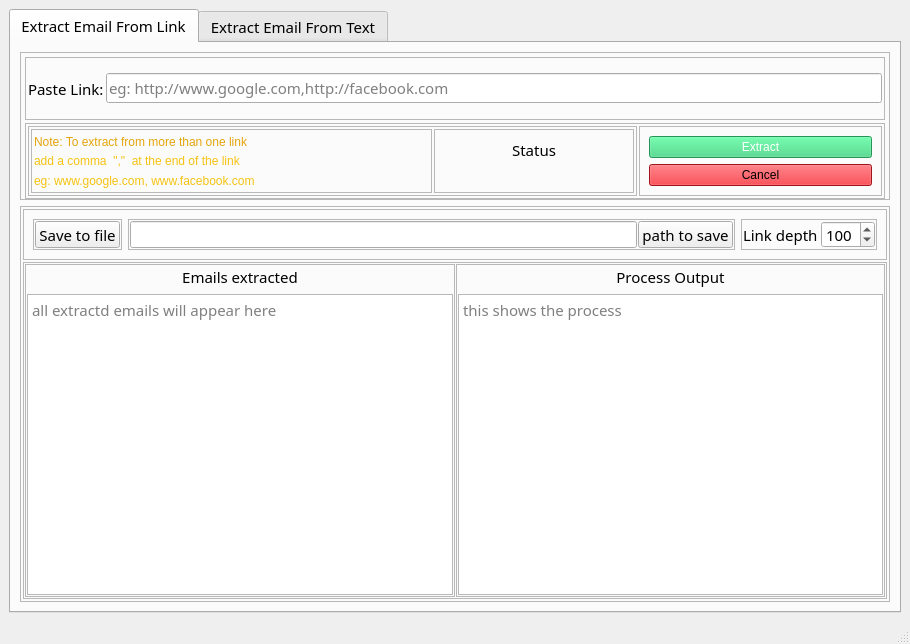
<?xml version="1.0" encoding="UTF-8"?>
<ui version="4.0">
 <class>mainWindow</class>
 <widget class="QMainWindow" name="mainWindow">
  <property name="geometry">
   <rect>
    <x>0</x>
    <y>0</y>
    <width>910</width>
    <height>644</height>
   </rect>
  </property>
  <property name="font">
   <font>
    <family>Roboto Mono Medium for Powerline</family>
   </font>
  </property>
  <property name="windowTitle">
   <string>Email Extractor</string>
  </property>
  <property name="windowIcon">
   <iconset>
    <normaloff>icons8-mail-100.png</normaloff>icons8-mail-100.png</iconset>
  </property>
  <widget class="QWidget" name="centralwidget">
   <layout class="QVBoxLayout" name="verticalLayout_3">
    <item>
     <widget class="QTabWidget" name="tabWidget">
      <property name="font">
       <font>
        <family>Roboto Mono Medium for Powerline</family>
        <pointsize>11</pointsize>
        <weight>7</weight>
        <italic>false</italic>
        <bold>false</bold>
       </font>
      </property>
      <property name="cursor">
       <cursorShape>PointingHandCursor</cursorShape>
      </property>
      <property name="styleSheet">
       <string notr="true">font: 57 11pt &quot;Roboto Mono Medium for Powerline&quot;;</string>
      </property>
      <property name="currentIndex">
       <number>0</number>
      </property>
      <property name="tabsClosable">
       <bool>false</bool>
      </property>
      <widget class="QWidget" name="email_tab">
       <attribute name="title">
        <string>Extract Email From Link</string>
       </attribute>
       <layout class="QVBoxLayout" name="verticalLayout">
        <item>
         <widget class="QFrame" name="frame">
          <property name="sizePolicy">
           <sizepolicy hsizetype="Preferred" vsizetype="Preferred">
            <horstretch>0</horstretch>
            <verstretch>15</verstretch>
           </sizepolicy>
          </property>
          <property name="frameShape">
           <enum>QFrame::StyledPanel</enum>
          </property>
          <property name="frameShadow">
           <enum>QFrame::Raised</enum>
          </property>
          <layout class="QVBoxLayout" name="verticalLayout_5">
           <property name="spacing">
            <number>3</number>
           </property>
           <property name="leftMargin">
            <number>4</number>
           </property>
           <property name="topMargin">
            <number>4</number>
           </property>
           <property name="rightMargin">
            <number>4</number>
           </property>
           <property name="bottomMargin">
            <number>0</number>
           </property>
           <item>
            <widget class="QFrame" name="frame_8">
             <property name="frameShape">
              <enum>QFrame::StyledPanel</enum>
             </property>
             <property name="frameShadow">
              <enum>QFrame::Raised</enum>
             </property>
             <layout class="QHBoxLayout" name="horizontalLayout">
              <property name="spacing">
               <number>2</number>
              </property>
              <property name="leftMargin">
               <number>2</number>
              </property>
              <property name="topMargin">
               <number>2</number>
              </property>
              <property name="rightMargin">
               <number>2</number>
              </property>
              <property name="bottomMargin">
               <number>2</number>
              </property>
              <item>
               <widget class="QLabel" name="label_2">
                <property name="text">
                 <string>Paste Link:</string>
                </property>
               </widget>
              </item>
              <item>
               <widget class="QLineEdit" name="link_input">
                <property name="maxLength">
                 <number>999999999</number>
                </property>
                <property name="placeholderText">
                 <string>eg: http://www.google.com,http://facebook.com</string>
                </property>
               </widget>
              </item>
             </layout>
            </widget>
           </item>
           <item>
            <widget class="QFrame" name="frame_9">
             <property name="frameShape">
              <enum>QFrame::StyledPanel</enum>
             </property>
             <property name="frameShadow">
              <enum>QFrame::Raised</enum>
             </property>
             <layout class="QHBoxLayout" name="horizontalLayout_3">
              <property name="spacing">
               <number>2</number>
              </property>
              <property name="leftMargin">
               <number>2</number>
              </property>
              <property name="topMargin">
               <number>2</number>
              </property>
              <property name="rightMargin">
               <number>2</number>
              </property>
              <property name="bottomMargin">
               <number>2</number>
              </property>
              <item>
               <widget class="QFrame" name="frame_10">
                <property name="sizePolicy">
                 <sizepolicy hsizetype="Expanding" vsizetype="Preferred">
                  <horstretch>50</horstretch>
                  <verstretch>0</verstretch>
                 </sizepolicy>
                </property>
                <property name="frameShape">
                 <enum>QFrame::StyledPanel</enum>
                </property>
                <property name="frameShadow">
                 <enum>QFrame::Raised</enum>
                </property>
                <layout class="QHBoxLayout" name="horizontalLayout_4">
                 <property name="spacing">
                  <number>2</number>
                 </property>
                 <property name="leftMargin">
                  <number>2</number>
                 </property>
                 <property name="topMargin">
                  <number>2</number>
                 </property>
                 <property name="rightMargin">
                  <number>2</number>
                 </property>
                 <property name="bottomMargin">
                  <number>2</number>
                 </property>
                 <item>
                  <widget class="QFrame" name="frame_12">
                   <property name="sizePolicy">
                    <sizepolicy hsizetype="Expanding" vsizetype="Preferred">
                     <horstretch>30</horstretch>
                     <verstretch>0</verstretch>
                    </sizepolicy>
                   </property>
                   <property name="frameShape">
                    <enum>QFrame::StyledPanel</enum>
                   </property>
                   <property name="frameShadow">
                    <enum>QFrame::Raised</enum>
                   </property>
                   <layout class="QVBoxLayout" name="verticalLayout_8">
                    <property name="spacing">
                     <number>1</number>
                    </property>
                    <property name="leftMargin">
                     <number>2</number>
                    </property>
                    <property name="topMargin">
                     <number>2</number>
                    </property>
                    <property name="rightMargin">
                     <number>2</number>
                    </property>
                    <property name="bottomMargin">
                     <number>2</number>
                    </property>
                    <item>
                     <widget class="QLabel" name="label_5">
                      <property name="styleSheet">
                       <string notr="true">
color: rgb(229, 165, 10);</string>
                      </property>
                      <property name="text">
                       <string>Note: To extract from more than one link</string>
                      </property>
                     </widget>
                    </item>
                    <item>
                     <widget class="QLabel" name="label_6">
                      <property name="styleSheet">
                       <string notr="true">color: rgb(245, 194, 17);</string>
                      </property>
                      <property name="text">
                       <string>add a comma  &quot;,&quot;  at the end of the link</string>
                      </property>
                     </widget>
                    </item>
                    <item>
                     <widget class="QLabel" name="label_7">
                      <property name="styleSheet">
                       <string notr="true">color: rgb(245, 194, 17);</string>
                      </property>
                      <property name="text">
                       <string>eg: www.google.com, www.facebook.com</string>
                      </property>
                     </widget>
                    </item>
                   </layout>
                  </widget>
                 </item>
                 <item>
                  <widget class="QFrame" name="frame_13">
                   <property name="sizePolicy">
                    <sizepolicy hsizetype="Preferred" vsizetype="Preferred">
                     <horstretch>15</horstretch>
                     <verstretch>0</verstretch>
                    </sizepolicy>
                   </property>
                   <property name="frameShape">
                    <enum>QFrame::StyledPanel</enum>
                   </property>
                   <property name="frameShadow">
                    <enum>QFrame::Raised</enum>
                   </property>
                   <layout class="QVBoxLayout" name="verticalLayout_7">
                    <item>
                     <widget class="QLabel" name="label_3">
                      <property name="styleSheet">
                       <string notr="true">font: 57 15pt &quot;Roboto Mono Medium for Powerline&quot;;</string>
                      </property>
                      <property name="text">
                       <string>Status</string>
                      </property>
                      <property name="alignment">
                       <set>Qt::AlignCenter</set>
                      </property>
                     </widget>
                    </item>
                    <item>
                     <widget class="QLabel" name="extracting">
                      <property name="styleSheet">
                       <string notr="true">font: 57 13pt &quot;Roboto Mono Medium for Powerline&quot;;
color: rgb(87, 227, 137);</string>
                      </property>
                      <property name="text">
                       <string/>
                      </property>
                      <property name="alignment">
                       <set>Qt::AlignCenter</set>
                      </property>
                     </widget>
                    </item>
                   </layout>
                  </widget>
                 </item>
                </layout>
               </widget>
              </item>
              <item>
               <widget class="QFrame" name="frame_11">
                <property name="sizePolicy">
                 <sizepolicy hsizetype="Expanding" vsizetype="Preferred">
                  <horstretch>20</horstretch>
                  <verstretch>0</verstretch>
                 </sizepolicy>
                </property>
                <property name="frameShape">
                 <enum>QFrame::StyledPanel</enum>
                </property>
                <property name="frameShadow">
                 <enum>QFrame::Raised</enum>
                </property>
                <layout class="QVBoxLayout" name="verticalLayout_6">
                 <item>
                  <widget class="QPushButton" name="link_extract_btn">
                   <property name="styleSheet">
                    <string notr="true">background-color: rgb(51, 209, 122);
color: rgb(255, 255, 255);</string>
                   </property>
                   <property name="text">
                    <string>Extract</string>
                   </property>
                   <property name="checkable">
                    <bool>true</bool>
                   </property>
                   <property name="checked">
                    <bool>false</bool>
                   </property>
                  </widget>
                 </item>
                 <item>
                  <widget class="QPushButton" name="link_cancel_btn">
                   <property name="styleSheet">
                    <string notr="true">background-color: rgb(224, 27, 36);</string>
                   </property>
                   <property name="text">
                    <string>Cancel</string>
                   </property>
                  </widget>
                 </item>
                </layout>
               </widget>
              </item>
             </layout>
            </widget>
           </item>
          </layout>
         </widget>
        </item>
        <item>
         <widget class="QFrame" name="frame_2">
          <property name="sizePolicy">
           <sizepolicy hsizetype="Preferred" vsizetype="Expanding">
            <horstretch>0</horstretch>
            <verstretch>40</verstretch>
           </sizepolicy>
          </property>
          <property name="minimumSize">
           <size>
            <width>0</width>
            <height>381</height>
           </size>
          </property>
          <property name="frameShape">
           <enum>QFrame::StyledPanel</enum>
          </property>
          <property name="frameShadow">
           <enum>QFrame::Raised</enum>
          </property>
          <layout class="QVBoxLayout" name="verticalLayout_9">
           <property name="spacing">
            <number>2</number>
           </property>
           <property name="leftMargin">
            <number>2</number>
           </property>
           <property name="topMargin">
            <number>2</number>
           </property>
           <property name="rightMargin">
            <number>2</number>
           </property>
           <property name="bottomMargin">
            <number>2</number>
           </property>
           <item>
            <widget class="QFrame" name="frame_14">
             <property name="sizePolicy">
              <sizepolicy hsizetype="Preferred" vsizetype="Expanding">
               <horstretch>0</horstretch>
               <verstretch>5</verstretch>
              </sizepolicy>
             </property>
             <property name="minimumSize">
              <size>
               <width>0</width>
               <height>45</height>
              </size>
             </property>
             <property name="frameShape">
              <enum>QFrame::StyledPanel</enum>
             </property>
             <property name="frameShadow">
              <enum>QFrame::Raised</enum>
             </property>
             <layout class="QHBoxLayout" name="horizontalLayout_6">
              <item>
               <widget class="QFrame" name="frame_18">
                <property name="frameShape">
                 <enum>QFrame::StyledPanel</enum>
                </property>
                <property name="frameShadow">
                 <enum>QFrame::Raised</enum>
                </property>
                <layout class="QVBoxLayout" name="verticalLayout_12">
                 <property name="spacing">
                  <number>1</number>
                 </property>
                 <property name="leftMargin">
                  <number>1</number>
                 </property>
                 <property name="topMargin">
                  <number>1</number>
                 </property>
                 <property name="rightMargin">
                  <number>1</number>
                 </property>
                 <property name="bottomMargin">
                  <number>1</number>
                 </property>
                 <item>
                  <widget class="QPushButton" name="save_to_file_btn">
                   <property name="text">
                    <string>Save to file</string>
                   </property>
                  </widget>
                 </item>
                </layout>
               </widget>
              </item>
              <item>
               <widget class="QFrame" name="frame_19">
                <property name="frameShape">
                 <enum>QFrame::StyledPanel</enum>
                </property>
                <property name="frameShadow">
                 <enum>QFrame::Raised</enum>
                </property>
                <layout class="QHBoxLayout" name="horizontalLayout_8">
                 <property name="spacing">
                  <number>1</number>
                 </property>
                 <property name="leftMargin">
                  <number>1</number>
                 </property>
                 <property name="topMargin">
                  <number>1</number>
                 </property>
                 <property name="rightMargin">
                  <number>1</number>
                 </property>
                 <property name="bottomMargin">
                  <number>1</number>
                 </property>
                 <item>
                  <widget class="QLineEdit" name="lineEdit">
                   <property name="readOnly">
                    <bool>true</bool>
                   </property>
                  </widget>
                 </item>
                 <item>
                  <widget class="QPushButton" name="path_to_save_btn">
                   <property name="text">
                    <string>path to save</string>
                   </property>
                  </widget>
                 </item>
                </layout>
               </widget>
              </item>
              <item>
               <widget class="QFrame" name="frame_20">
                <property name="frameShape">
                 <enum>QFrame::StyledPanel</enum>
                </property>
                <property name="frameShadow">
                 <enum>QFrame::Raised</enum>
                </property>
                <layout class="QHBoxLayout" name="horizontalLayout_7">
                 <property name="spacing">
                  <number>3</number>
                 </property>
                 <property name="leftMargin">
                  <number>1</number>
                 </property>
                 <property name="topMargin">
                  <number>1</number>
                 </property>
                 <property name="rightMargin">
                  <number>1</number>
                 </property>
                 <property name="bottomMargin">
                  <number>1</number>
                 </property>
                 <item>
                  <widget class="QLabel" name="label_10">
                   <property name="text">
                    <string>Link depth</string>
                   </property>
                  </widget>
                 </item>
                 <item>
                  <widget class="QSpinBox" name="depth">
                   <property name="minimum">
                    <number>1</number>
                   </property>
                   <property name="maximum">
                    <number>500</number>
                   </property>
                   <property name="value">
                    <number>100</number>
                   </property>
                  </widget>
                 </item>
                </layout>
               </widget>
              </item>
             </layout>
            </widget>
           </item>
           <item>
            <widget class="QFrame" name="frame_15">
             <property name="sizePolicy">
              <sizepolicy hsizetype="Preferred" vsizetype="Expanding">
               <horstretch>0</horstretch>
               <verstretch>33</verstretch>
              </sizepolicy>
             </property>
             <property name="frameShape">
              <enum>QFrame::StyledPanel</enum>
             </property>
             <property name="frameShadow">
              <enum>QFrame::Raised</enum>
             </property>
             <layout class="QHBoxLayout" name="horizontalLayout_5">
              <property name="spacing">
               <number>1</number>
              </property>
              <property name="leftMargin">
               <number>1</number>
              </property>
              <property name="topMargin">
               <number>1</number>
              </property>
              <property name="rightMargin">
               <number>1</number>
              </property>
              <property name="bottomMargin">
               <number>1</number>
              </property>
              <item>
               <widget class="QFrame" name="frame_17">
                <property name="frameShape">
                 <enum>QFrame::StyledPanel</enum>
                </property>
                <property name="frameShadow">
                 <enum>QFrame::Raised</enum>
                </property>
                <layout class="QVBoxLayout" name="verticalLayout_10">
                 <property name="leftMargin">
                  <number>1</number>
                 </property>
                 <property name="topMargin">
                  <number>1</number>
                 </property>
                 <property name="rightMargin">
                  <number>1</number>
                 </property>
                 <property name="bottomMargin">
                  <number>1</number>
                 </property>
                 <item>
                  <widget class="QLabel" name="label_8">
                   <property name="text">
                    <string>Emails extracted</string>
                   </property>
                   <property name="textFormat">
                    <enum>Qt::AutoText</enum>
                   </property>
                   <property name="alignment">
                    <set>Qt::AlignCenter</set>
                   </property>
                  </widget>
                 </item>
                 <item>
                  <widget class="QTextEdit" name="extracted_emails">
                   <property name="placeholderText">
                    <string>all extractd emails will appear here</string>
                   </property>
                  </widget>
                 </item>
                </layout>
               </widget>
              </item>
              <item>
               <widget class="QFrame" name="frame_16">
                <property name="frameShape">
                 <enum>QFrame::StyledPanel</enum>
                </property>
                <property name="frameShadow">
                 <enum>QFrame::Raised</enum>
                </property>
                <layout class="QVBoxLayout" name="verticalLayout_11">
                 <property name="leftMargin">
                  <number>1</number>
                 </property>
                 <property name="topMargin">
                  <number>1</number>
                 </property>
                 <property name="rightMargin">
                  <number>1</number>
                 </property>
                 <property name="bottomMargin">
                  <number>1</number>
                 </property>
                 <item>
                  <widget class="QLabel" name="label_9">
                   <property name="text">
                    <string>Process Output</string>
                   </property>
                   <property name="textFormat">
                    <enum>Qt::AutoText</enum>
                   </property>
                   <property name="alignment">
                    <set>Qt::AlignCenter</set>
                   </property>
                  </widget>
                 </item>
                 <item>
                  <widget class="QTextEdit" name="process_output">
                   <property name="readOnly">
                    <bool>true</bool>
                   </property>
                   <property name="placeholderText">
                    <string>this shows the process</string>
                   </property>
                  </widget>
                 </item>
                </layout>
               </widget>
              </item>
             </layout>
            </widget>
           </item>
          </layout>
         </widget>
        </item>
       </layout>
      </widget>
      <widget class="QWidget" name="text_tab">
       <attribute name="title">
        <string>Extract Email From Text</string>
       </attribute>
       <layout class="QHBoxLayout" name="horizontalLayout_2">
        <item>
         <widget class="QFrame" name="frame_3">
          <property name="minimumSize">
           <size>
            <width>432</width>
            <height>0</height>
           </size>
          </property>
          <property name="frameShape">
           <enum>QFrame::StyledPanel</enum>
          </property>
          <property name="frameShadow">
           <enum>QFrame::Raised</enum>
          </property>
          <layout class="QVBoxLayout" name="verticalLayout_4">
           <property name="spacing">
            <number>0</number>
           </property>
           <property name="leftMargin">
            <number>5</number>
           </property>
           <property name="rightMargin">
            <number>5</number>
           </property>
           <property name="bottomMargin">
            <number>5</number>
           </property>
           <item>
            <widget class="QLabel" name="label">
             <property name="sizePolicy">
              <sizepolicy hsizetype="Preferred" vsizetype="Expanding">
               <horstretch>0</horstretch>
               <verstretch>0</verstretch>
              </sizepolicy>
             </property>
             <property name="font">
              <font>
               <family>Roboto Mono Medium for Powerline</family>
               <pointsize>15</pointsize>
               <weight>9</weight>
               <italic>false</italic>
               <bold>false</bold>
              </font>
             </property>
             <property name="styleSheet">
              <string notr="true">font: 75 15pt &quot;Roboto Mono Medium for Powerline&quot;;</string>
             </property>
             <property name="text">
              <string>Paste Text</string>
             </property>
             <property name="textFormat">
              <enum>Qt::AutoText</enum>
             </property>
             <property name="alignment">
              <set>Qt::AlignCenter</set>
             </property>
            </widget>
           </item>
           <item>
            <widget class="QFrame" name="frame_7">
             <property name="sizePolicy">
              <sizepolicy hsizetype="Preferred" vsizetype="Preferred">
               <horstretch>0</horstretch>
               <verstretch>70</verstretch>
              </sizepolicy>
             </property>
             <property name="frameShape">
              <enum>QFrame::StyledPanel</enum>
             </property>
             <property name="frameShadow">
              <enum>QFrame::Raised</enum>
             </property>
             <layout class="QVBoxLayout" name="verticalLayout_13">
              <property name="spacing">
               <number>1</number>
              </property>
              <property name="leftMargin">
               <number>2</number>
              </property>
              <property name="topMargin">
               <number>2</number>
              </property>
              <property name="rightMargin">
               <number>2</number>
              </property>
              <property name="bottomMargin">
               <number>2</number>
              </property>
              <item>
               <widget class="QTextEdit" name="Text_to_extract"/>
              </item>
             </layout>
            </widget>
           </item>
          </layout>
         </widget>
        </item>
        <item>
         <widget class="QFrame" name="frame_4">
          <property name="frameShape">
           <enum>QFrame::StyledPanel</enum>
          </property>
          <property name="frameShadow">
           <enum>QFrame::Raised</enum>
          </property>
          <layout class="QVBoxLayout" name="verticalLayout_2">
           <property name="leftMargin">
            <number>5</number>
           </property>
           <property name="topMargin">
            <number>5</number>
           </property>
           <property name="rightMargin">
            <number>5</number>
           </property>
           <item>
            <widget class="QFrame" name="frame_5">
             <property name="sizePolicy">
              <sizepolicy hsizetype="Preferred" vsizetype="Expanding">
               <horstretch>0</horstretch>
               <verstretch>5</verstretch>
              </sizepolicy>
             </property>
             <property name="frameShape">
              <enum>QFrame::StyledPanel</enum>
             </property>
             <property name="frameShadow">
              <enum>QFrame::Raised</enum>
             </property>
             <layout class="QHBoxLayout" name="horizontalLayout_10">
              <item>
               <widget class="QPushButton" name="text_extract_btn">
                <property name="styleSheet">
                 <string notr="true">background-color: rgb(51, 209, 122);</string>
                </property>
                <property name="text">
                 <string>Extract</string>
                </property>
               </widget>
              </item>
              <item>
               <widget class="QPushButton" name="text_save_btn">
                <property name="styleSheet">
                 <string notr="true">background-color: rgb(246, 211, 45);</string>
                </property>
                <property name="text">
                 <string>Save</string>
                </property>
               </widget>
              </item>
             </layout>
            </widget>
           </item>
           <item>
            <widget class="QFrame" name="frame_6">
             <property name="sizePolicy">
              <sizepolicy hsizetype="Preferred" vsizetype="Expanding">
               <horstretch>0</horstretch>
               <verstretch>70</verstretch>
              </sizepolicy>
             </property>
             <property name="minimumSize">
              <size>
               <width>420</width>
               <height>0</height>
              </size>
             </property>
             <property name="frameShape">
              <enum>QFrame::StyledPanel</enum>
             </property>
             <property name="frameShadow">
              <enum>QFrame::Raised</enum>
             </property>
             <layout class="QHBoxLayout" name="horizontalLayout_9">
              <property name="spacing">
               <number>1</number>
              </property>
              <property name="leftMargin">
               <number>1</number>
              </property>
              <property name="topMargin">
               <number>1</number>
              </property>
              <property name="rightMargin">
               <number>1</number>
              </property>
              <property name="bottomMargin">
               <number>1</number>
              </property>
              <item>
               <widget class="QTextEdit" name="text_email_extract"/>
              </item>
             </layout>
            </widget>
           </item>
          </layout>
         </widget>
        </item>
       </layout>
      </widget>
     </widget>
    </item>
   </layout>
  </widget>
  <widget class="QMenuBar" name="menubar">
   <property name="geometry">
    <rect>
     <x>0</x>
     <y>0</y>
     <width>910</width>
     <height>23</height>
    </rect>
   </property>
  </widget>
  <widget class="QStatusBar" name="statusbar"/>
  <action name="actionpath_to_save">
   <property name="text">
    <string>path to save</string>
   </property>
  </action>
 </widget>
 <resources/>
 <connections/>
 <slots>
  <slot>folderopen()</slot>
 </slots>
</ui>
